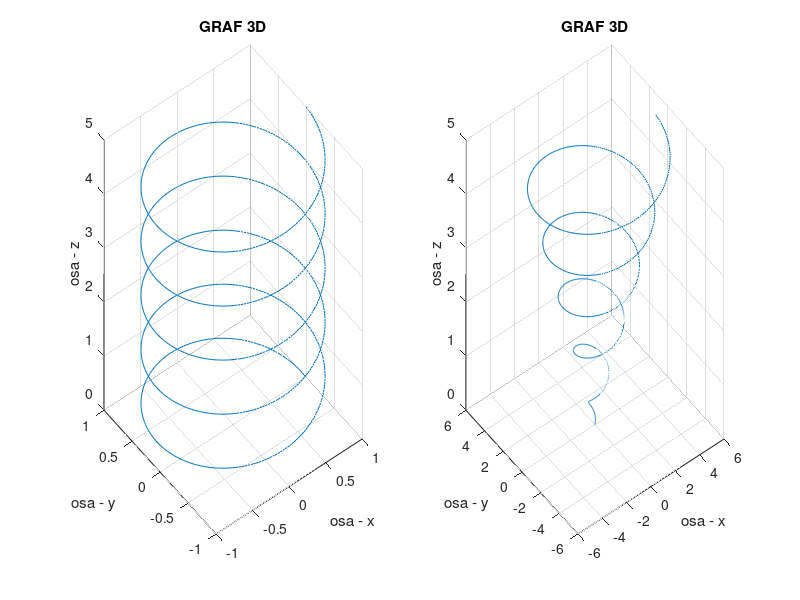

Here is the MATLAB script that generated this plot:
clear all;
clc;
clf;

t=linspace(0,10*pi,1E3); % chceme 5 závitů o průměru 2mm a stoupání 1mm 
r=1; 
b=1/(2*pi); 

z=b*t;   
x=r*cos(t); 
y=r*sin(t); 

figure('Name','Measured Data');
subplot(1,2,1); 
plot3(x,y,z);
grid on
title('GRAF 3D');
xlabel('osa - x');
ylabel('osa - y'); 
zlabel('osa - z');
 
subplot(1,2,2);
plot3(x.*z,y.*z,z);
grid on;
title('GRAF 3D');
xlabel('osa - x');
ylabel('osa - y');
zlabel('osa - z') ;